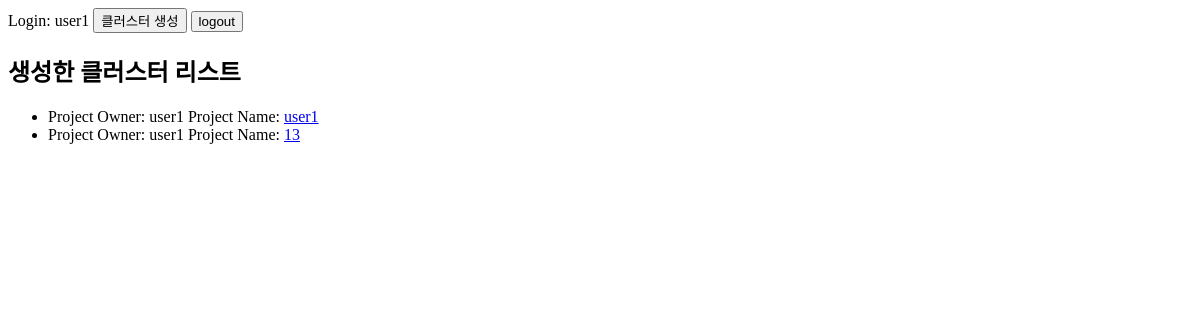
The page / (signed in) on the database as committed earlier.
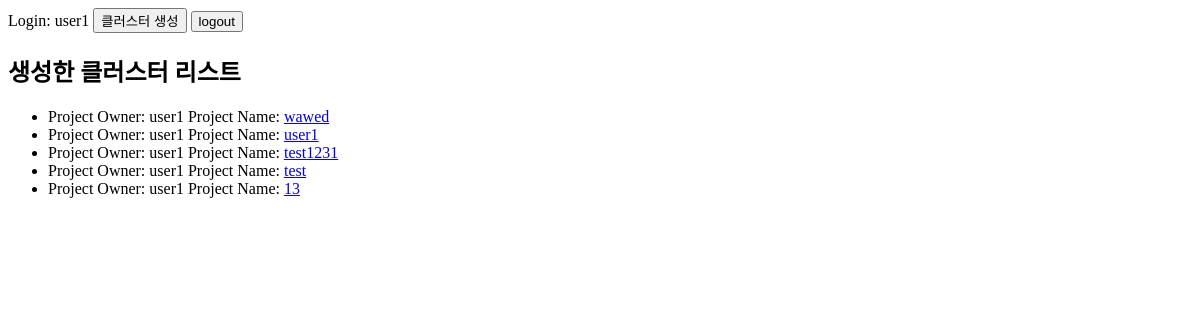
The same page on the database as committed later.
### EKS/models.py (models this page shows)
class Cluster(models.Model):
    email = models.ForeignKey(User, on_delete=models.CASCADE)
    project_name = models.CharField(max_length=100)
    description = models.TextField()
    master_num = models.IntegerField()
    master_cpu = models.IntegerField()
    master_ram = models.IntegerField()
    node_num = models.IntegerField()
    node_cpu = models.IntegerField()
    node_ram = models.IntegerField()

### EKS/views.py (the view)
# urls.py: path('', views.index),
def index(request):
    project_list = Cluster.objects.order_by('-project_name')
    context = {'project_list':project_list}
    return render(request, 'EKS/index.html', context)

### templates/EKS/index.html (shortened to what this page needs)
<!DOCTYPE html>
<html lang="en">
<head>
</head>
<body>
{% if request.user.is_authenticated %}
Login: {{ request.user }}
<button type="button" onclick="location.href='/create' ">클러스터 생성</button>
<button type="button" onclick="location.href='/user/logout' ">logout</button>
<h2>생성한 클러스터 리스트</h2>
    {% if project_list %}
       <ul>
        {% for project in project_list %}
                {% if request.user == project.email %}
               <li>
                Project Owner: {{ project.email }}
                Project Name: <a href="/{{ project.project_name }}/">{{ project.project_name }}</a>
               </li>
                 {% endif %}
        {% endfor %}
        </ul>
    {% else %}
        <p>프로젝트가 없습니다</p>
    {% endif %}
{% endif %}
</body>
</html>

Rows that differ between the two databases and show on the page:
added Cluster: email "user1", project_name "wawed"
added Cluster: email "user1", project_name "test1231"
added Cluster: email "user1", project_name "test"
